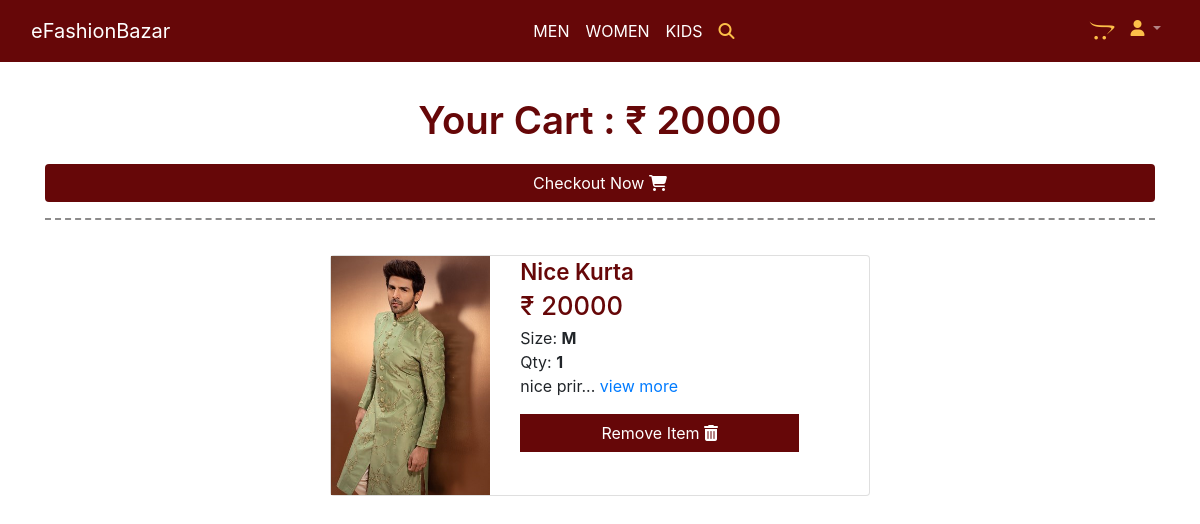
The page /cart/ (signed in) on the database as committed earlier.
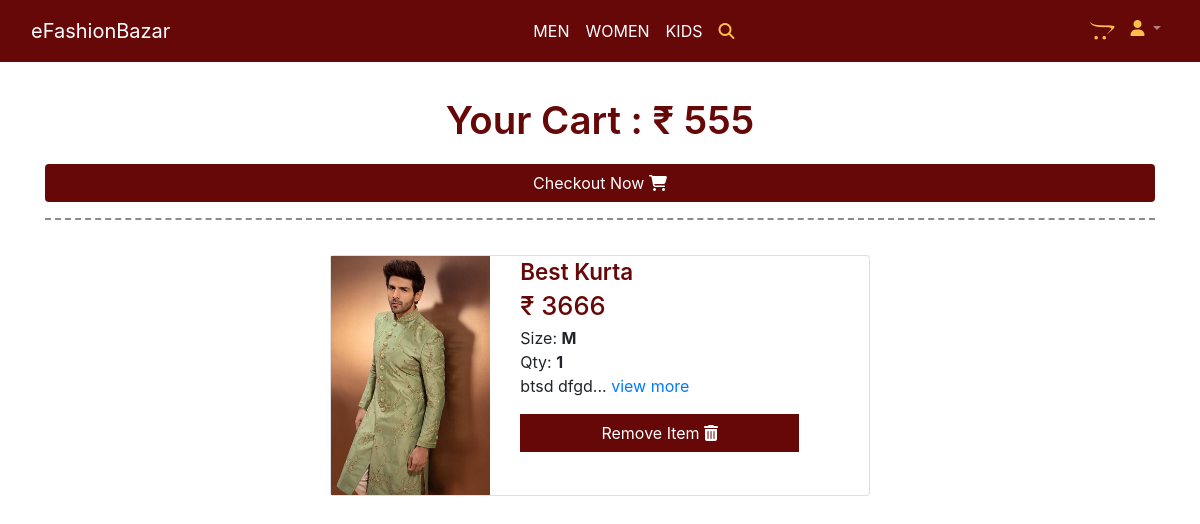
The same page on the database as committed later.
### products/models.py (models this page shows, shortened)
class Order(models.Model):
    user = models.ForeignKey(User, on_delete=models.CASCADE)
    ref_code = models.CharField(max_length=20)
    items = models.ManyToManyField(OrderItem)
    start_date = models.DateTimeField(auto_now_add=True)
    ordered_date = models.DateTimeField()
    ordered = models.BooleanField(default=False)
    address = models.ForeignKey('Address', on_delete=models.SET_NULL, null=True, blank=True)
    payment = models.ForeignKey('Payment', on_delete=models.SET_NULL, null=True, blank=True)
    coupon = models.ForeignKey('CouponCode', on_delete=models.SET_NULL, null=True, blank=True)
    being_delivered = models.BooleanField(default=False)
    recieved = models.BooleanField(default=False)
    refund_requested = models.BooleanField(default=False)
    refund_requested_reason = models.CharField(max_length=200, null=True, blank=True)
    refund_granted = models.BooleanField(default=False)
    def get_total(self):
        total = 0
        for order_item in self.items.all():
            total += order_item.get_final_price()
        if self.coupon and total>1:
            total -= self.coupon.amount
        return total

class OrderItem(models.Model):
    SIZE_OPTION = [
        ('S', 'S'),
        ('M', 'M'),
        ('L', 'L'),
        ('XL', 'XL'),
        ('2XL', '2XL'),
    ]
    user = models.ForeignKey(User, on_delete=models.CASCADE)
    ordered = models.BooleanField(default=False)
    item = models.ForeignKey(Item, on_delete=models.CASCADE)
    quantity = models.IntegerField(default=1)
    size = models.CharField(max_length=100, choices=SIZE_OPTION, null=True)
    def get_total_item_price(self):
        return self.quantity * self.item.p_price
    def get_total_discount_item_price(self):
        return self.quantity * self.item.p_dis_price
    def get_final_price(self):
        if self.item.p_dis_price:
            return self.get_total_discount_item_price()
        return self.get_total_item_price()

class Item(models.Model):
    category = models.ForeignKey(Category, on_delete=models.CASCADE)
    p_name = models.CharField(max_length=200)
    p_image = models.ImageField(upload_to='Items')
    second_img = models.ImageField(upload_to='Second Img', null=True, blank=True)
    third_img = models.ImageField(upload_to='Third Img', null=True, blank=True)
    p_price = models.IntegerField()
    p_dis_price = models.IntegerField()
    p_desc = models.TextField()
    small_size = models.BooleanField(null=True)
    medium_size = models.BooleanField(null=True)
    large_size = models.BooleanField(null=True)
    xl_size = models.BooleanField(null=True)
    xxl_size = models.BooleanField(null=True)
    p_slug = models.SlugField(max_length=200)

### products/views.py (the view)
# urls.py: path('cart/', cart_view, name="cart"),
@login_required
def cart_view(request):
    try:
        cart_items = Order.objects.get(user=request.user, ordered=False)
        context = {
            'cart':cart_items,
        }
        return render(request, 'cart.html', context)
    except ObjectDoesNotExist:
        messages.info(request, "No item in your cart!")
        return redirect('/')

### products/templates/cart.html (shortened to what this page needs)
{% extends 'base.html' %}
{% block mainCont %} {% load static %}
<section class="cartSec">
  <div class="container">
    <div class="row">
      <div class="col-lg-12 col-12">
        <p class="text-center categoriesMainTitle">
          Your Cart : ₹ {{cart.get_total}}
        </p>
        {% if cart.items.all %}
        <a class="btn text-center checkoutNowBtn" href="/checkout/">Checkout Now <i
            class="fas fa-shopping-cart"></i></a>
        {% else %}
        <a class="btn text-center checkoutNowBtn" href="/">Continue Shopping <i class="fas fa-shopping-cart"></i></a>
        {% endif %}
        <hr class="style5">
      </div>
    </div>
    <div class="row">
      {% for i in cart.items.all %}
      <div class="col-lg-6 col-md-10 col-12 m-auto">
        <div class="card cartSecCard">
          <div class="row">
            <div class="col-lg-4 col-md-4 col-4">
              <a href="{% url 'product-detail' i.item.id %}">
                <img src="{{i.item.p_image.url}}" class="img-fluid cartSecCardImage" alt="{{ i.item.p_name }}">
              </a>
            </div>
            <div class="col-lg-8 col-md-8 col-8">
              <a href="{% url 'product-detail' i.item.id %}">
                <p class="card-title cartSecCardTitle">
                  {{i.item.p_name}}
                </p>
              </a>
              <p class="cartSecCardPrice">
                ₹ {{i.item.p_price}}
              </p>
              <p class="cartSecCardSize">
                Size: <strong>{{i.size}}</strong>
              </p>
              <p class="cartSecCardSize">
                Qty: <strong> {{i.quantity}} </strong>
              </p>
              <p class="cartSecCardPara d-none d-sm-none d-md-block d-lg-block">
                {{ i.item.p_desc|slice:"0:72" }}... <a href="{% url 'product-detail' i.item.id %}">view more</a>
              </p>
              <a class="btn cartSecCardBtn" href="{% url 'remove-from-cart' i.item.id i.size %}">Remove Item <i
                  class="fa fa-trash" aria-hidden="true"></i></a>
            </div>
          </div>
        </div>
      </div>
      {% endfor %}
    </div>
</section>
{% endblock mainCont %}

### products/templates/base.html (shortened to what this page needs)
<!doctype html>
<html lang="en">
{% load static %}
<head>
  <link rel="stylesheet" href="https://stackpath.bootstrapcdn.com/bootstrap/4.3.1/css/bootstrap.min.css"
>
  <link rel="stylesheet" href="{% static 'css/itsmystyle.css' %}">
  <link rel="stylesheet" href="https://stackpath.bootstrapcdn.com/font-awesome/4.7.0/css/font-awesome.min.css"
>
</head>
<body>
  <nav class="navbar navbar-expand-sm navbar-dark" id="navbarId">
    <div class="container-fluid">
      <a class="navbar-brand" href="{% url 'landing' %}">eFashionBazar</a>
      <div class="collapse navbar-collapse" id="collapsibleNavId">
        <ul class="navbar-nav ml-auto mt-2 mt-lg-0">
          <li class="nav-item">
            <a class="nav-link navAnchorItem" href="{% url 'landing' %}#MenparticularCategoriesSecId">MEN</a>
          </li>
          <li class="nav-item">
            <a class="nav-link navAnchorItem" href="{% url 'landing' %}#WomenparticularCategoriesSecId">WOMEN</a>
          </li>
          <li class="nav-item">
            <a class="nav-link navAnchorItem" href="{% url 'landing' %}#KidsparticularCategoriesSecId">KIDS</a>
          </li>
          <li class="nav-item d-none d-sm-block">
            <a class="nav-link navAnchorItem" data-toggle="collapse" href="#searchItem" role="button"
              aria-expanded="false" aria-controls="searchItem">
              <i class="fa fa-search cartlogo" aria-hidden="true"></i>
            </a>
          </li>
        </ul>
        <ul class="navbar-nav ml-auto">
          <li class="nav-item d-none d-sm-block">
            <a class="nav-link carLogoAnchor navAnchorItem" href="/cart/">
              <i class="fa fa-opencart cartlogo" aria-hidden="true"></i>
            </a>
          </li>
          <li class="nav-item dropdown">
            <a class="nav-link dropdown-toggle" href="#" data-display="static" id="navbarDropdown" role="button"
              data-toggle="dropdown" aria-haspopup="true" aria-expanded="false">
              <i class="fa fa-user cartlogo" aria-hidden="true"></i>
            </a>
          </li>
        </ul>
      </div>
    </div>
  </nav>
  {% block mainCont %}{% endblock mainCont %}
</body>
</html>

### products/static/css/itsmystyle.css (style rules this page uses)
html { scroll-behavior: smooth; }
* { margin: 0; padding: 0; box-sizing: border-box; }
a { text-decoration: none; }
li { list-style: none; }
:root { --mainCol: #fcbf49; --bgMainCol: #ffffff; --seconMainBgCol: #660708; --txtCol: #000000; --sidenavtxtcol: #ffffff; }
#navbarId { background-color: var(--seconMainBgCol); }
.navAnchorItem { color: #ffffff !important; }
.carLogoAnchor { font-size: 20px; }
.cartlogo { color: var(--mainCol); }
.categoriesMainTitle { font-size: 2.4rem; font-weight: 600; line-height: 1.4; color: var(--seconMainBgCol); }
hr.style5 { background-color: #fff; border-top: 2px dashed #8c8b8b; }
.cartSec { width: 100%; height: auto; margin-top: 2rem; margin-bottom: 2rem; }
.cartSecCard { width: 100%; height: auto; margin-top: 1.2rem; }
.cartSecCardImage { width: 100%; height: 100%; }
.cartSecCardTitle { font-size: 1.4rem; font-weight: 600; line-height: 1.4; color: var(--seconMainBgCol); margin-bottom: 0rem; }
.cartSecCardPrice { font-size: 1.6rem; font-weight: 500; margin-bottom: 0rem; color: var(--seconMainBgCol); }
.cartSecCardSize { font-size: 1rem; margin-bottom: 0rem; }
.cartSecCardBtn { width: 80%; background-color: var(--seconMainBgCol); border-radius: 2px solid var(--seconMainBgCol); color: #ffffff; }
.checkoutNowBtn { width: 100%; color: #ffffff; background-color: var(--seconMainBgCol); }

Rows that differ between the two databases and show on the page:
no longer on this page (row edited): Order: get_total "20000"
no longer on this page (row unchanged): OrderItem: item.p_image (picture), item.p_name "Nice Kurta", item.p_price "20000", size "M", quantity "1", item.p_desc "nice prir"
added Order: get_total "555"
added OrderItem: item.p_image (picture), item.p_name "Best Kurta", item.p_price "3666", size "M", quantity "1", item.p_desc "btsd dfgd"
